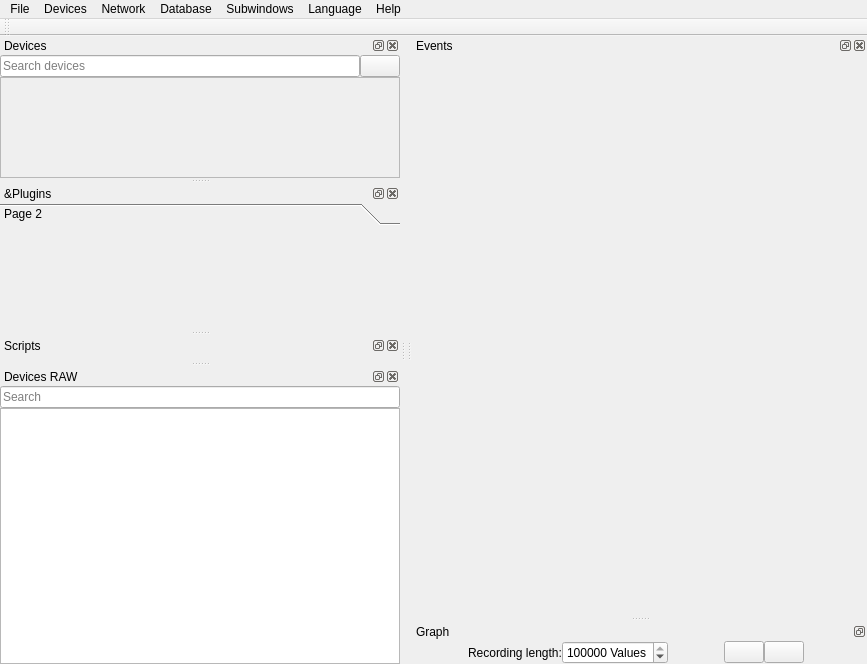
<?xml version="1.0" encoding="UTF-8"?>
<ui version="4.0">
 <class>MainWindow</class>
 <widget class="QMainWindow" name="MainWindow">
  <property name="geometry">
   <rect>
    <x>0</x>
    <y>0</y>
    <width>867</width>
    <height>664</height>
   </rect>
  </property>
  <property name="sizePolicy">
   <sizepolicy hsizetype="Preferred" vsizetype="Preferred">
    <horstretch>0</horstretch>
    <verstretch>0</verstretch>
   </sizepolicy>
  </property>
  <property name="windowTitle">
   <string>RealTime OpenControl</string>
  </property>
  <property name="dockOptions">
   <set>QMainWindow::AllowNestedDocks|QMainWindow::AllowTabbedDocks|QMainWindow::AnimatedDocks|QMainWindow::GroupedDragging</set>
  </property>
  <widget class="QWidget" name="centralwidget">
   <property name="sizePolicy">
    <sizepolicy hsizetype="Minimum" vsizetype="Minimum">
     <horstretch>0</horstretch>
     <verstretch>0</verstretch>
    </sizepolicy>
   </property>
   <property name="maximumSize">
    <size>
     <width>0</width>
     <height>0</height>
    </size>
   </property>
  </widget>
  <widget class="QDockWidget" name="deviceWidget">
   <property name="sizePolicy">
    <sizepolicy hsizetype="Ignored" vsizetype="Preferred">
     <horstretch>0</horstretch>
     <verstretch>0</verstretch>
    </sizepolicy>
   </property>
   <property name="maximumSize">
    <size>
     <width>400</width>
     <height>524287</height>
    </size>
   </property>
   <property name="statusTip">
    <string/>
   </property>
   <property name="inputMethodHints">
    <set>Qt::ImhNone</set>
   </property>
   <property name="floating">
    <bool>false</bool>
   </property>
   <property name="features">
    <set>QDockWidget::AllDockWidgetFeatures</set>
   </property>
   <property name="allowedAreas">
    <set>Qt::LeftDockWidgetArea|Qt::RightDockWidgetArea</set>
   </property>
   <property name="windowTitle">
    <string>Devices</string>
   </property>
   <attribute name="dockWidgetArea">
    <number>1</number>
   </attribute>
   <widget class="QWidget" name="dockWidgetContents_2">
    <property name="sizePolicy">
     <sizepolicy hsizetype="Ignored" vsizetype="Preferred">
      <horstretch>0</horstretch>
      <verstretch>0</verstretch>
     </sizepolicy>
    </property>
    <layout class="QVBoxLayout" name="verticalLayout_3">
     <property name="spacing">
      <number>0</number>
     </property>
     <property name="leftMargin">
      <number>0</number>
     </property>
     <property name="topMargin">
      <number>0</number>
     </property>
     <property name="rightMargin">
      <number>0</number>
     </property>
     <property name="bottomMargin">
      <number>0</number>
     </property>
     <item>
      <layout class="QHBoxLayout" name="horizontalLayout_2">
       <property name="topMargin">
        <number>0</number>
       </property>
       <item>
        <widget class="QLineEdit" name="searchEdit">
         <property name="sizePolicy">
          <sizepolicy hsizetype="Ignored" vsizetype="Minimum">
           <horstretch>0</horstretch>
           <verstretch>0</verstretch>
          </sizepolicy>
         </property>
         <property name="placeholderText">
          <string>Search devices</string>
         </property>
         <property name="clearButtonEnabled">
          <bool>true</bool>
         </property>
        </widget>
       </item>
       <item>
        <widget class="QPushButton" name="refreshDevicesButton">
         <property name="sizePolicy">
          <sizepolicy hsizetype="Maximum" vsizetype="Minimum">
           <horstretch>0</horstretch>
           <verstretch>0</verstretch>
          </sizepolicy>
         </property>
         <property name="text">
          <string/>
         </property>
         <property name="icon">
          <iconset>
           <normaloff>icons/blinking.png</normaloff>icons/blinking.png</iconset>
         </property>
        </widget>
       </item>
      </layout>
     </item>
     <item>
      <widget class="QScrollArea" name="scrollArea_2">
       <property name="sizePolicy">
        <sizepolicy hsizetype="Ignored" vsizetype="Expanding">
         <horstretch>0</horstretch>
         <verstretch>0</verstretch>
        </sizepolicy>
       </property>
       <property name="minimumSize">
        <size>
         <width>180</width>
         <height>0</height>
        </size>
       </property>
       <property name="widgetResizable">
        <bool>true</bool>
       </property>
       <widget class="QWidget" name="scrollAreaWidgetContents_2">
        <property name="geometry">
         <rect>
          <x>0</x>
          <y>0</y>
          <width>398</width>
          <height>88</height>
         </rect>
        </property>
        <property name="sizePolicy">
         <sizepolicy hsizetype="Ignored" vsizetype="Preferred">
          <horstretch>0</horstretch>
          <verstretch>0</verstretch>
         </sizepolicy>
        </property>
        <property name="minimumSize">
         <size>
          <width>0</width>
          <height>0</height>
         </size>
        </property>
        <layout class="QVBoxLayout" name="verticalLayout_13">
         <property name="spacing">
          <number>0</number>
         </property>
         <property name="leftMargin">
          <number>0</number>
         </property>
         <property name="topMargin">
          <number>0</number>
         </property>
         <property name="rightMargin">
          <number>0</number>
         </property>
         <property name="bottomMargin">
          <number>0</number>
         </property>
         <item>
          <layout class="QVBoxLayout" name="deviceLayout">
           <property name="spacing">
            <number>0</number>
           </property>
          </layout>
         </item>
         <item>
          <spacer name="verticalSpacer_3">
           <property name="orientation">
            <enum>Qt::Vertical</enum>
           </property>
           <property name="sizeHint" stdset="0">
            <size>
             <width>20</width>
             <height>0</height>
            </size>
           </property>
          </spacer>
         </item>
        </layout>
       </widget>
      </widget>
     </item>
    </layout>
   </widget>
  </widget>
  <widget class="QDockWidget" name="pluginsWidget">
   <property name="sizePolicy">
    <sizepolicy hsizetype="Ignored" vsizetype="Preferred">
     <horstretch>0</horstretch>
     <verstretch>0</verstretch>
    </sizepolicy>
   </property>
   <property name="statusTip">
    <string/>
   </property>
   <property name="floating">
    <bool>false</bool>
   </property>
   <property name="features">
    <set>QDockWidget::AllDockWidgetFeatures</set>
   </property>
   <property name="allowedAreas">
    <set>Qt::AllDockWidgetAreas</set>
   </property>
   <property name="windowTitle">
    <string>&amp;Plugins</string>
   </property>
   <attribute name="dockWidgetArea">
    <number>1</number>
   </attribute>
   <widget class="QWidget" name="dockWidgetContents_3">
    <layout class="QVBoxLayout" name="verticalLayout">
     <property name="spacing">
      <number>0</number>
     </property>
     <property name="leftMargin">
      <number>0</number>
     </property>
     <property name="topMargin">
      <number>0</number>
     </property>
     <property name="rightMargin">
      <number>0</number>
     </property>
     <property name="bottomMargin">
      <number>0</number>
     </property>
     <item>
      <widget class="QToolBox" name="pluginsBox">
       <property name="sizePolicy">
        <sizepolicy hsizetype="Preferred" vsizetype="Expanding">
         <horstretch>0</horstretch>
         <verstretch>0</verstretch>
        </sizepolicy>
       </property>
       <property name="currentIndex">
        <number>0</number>
       </property>
       <widget class="QWidget" name="page_2">
        <property name="geometry">
         <rect>
          <x>0</x>
          <y>0</y>
          <width>400</width>
          <height>98</height>
         </rect>
        </property>
        <attribute name="label">
         <string>Page 2</string>
        </attribute>
       </widget>
      </widget>
     </item>
    </layout>
   </widget>
  </widget>
  <widget class="QDockWidget" name="scriptDockWidget">
   <property name="sizePolicy">
    <sizepolicy hsizetype="Ignored" vsizetype="Preferred">
     <horstretch>0</horstretch>
     <verstretch>0</verstretch>
    </sizepolicy>
   </property>
   <property name="floating">
    <bool>false</bool>
   </property>
   <property name="features">
    <set>QDockWidget::AllDockWidgetFeatures</set>
   </property>
   <property name="windowTitle">
    <string>Scripts</string>
   </property>
   <attribute name="dockWidgetArea">
    <number>1</number>
   </attribute>
   <widget class="QWidget" name="dockWidgetContents_6">
    <layout class="QVBoxLayout" name="verticalLayout_2">
     <property name="spacing">
      <number>0</number>
     </property>
     <property name="leftMargin">
      <number>0</number>
     </property>
     <property name="topMargin">
      <number>0</number>
     </property>
     <property name="rightMargin">
      <number>0</number>
     </property>
     <property name="bottomMargin">
      <number>0</number>
     </property>
     <item>
      <layout class="QHBoxLayout" name="scriptLayout"/>
     </item>
    </layout>
   </widget>
  </widget>
  <widget class="QToolBar" name="toolBar">
   <property name="sizePolicy">
    <sizepolicy hsizetype="Minimum" vsizetype="Preferred">
     <horstretch>0</horstretch>
     <verstretch>0</verstretch>
    </sizepolicy>
   </property>
   <property name="windowTitle">
    <string>toolBar</string>
   </property>
   <attribute name="toolBarArea">
    <enum>TopToolBarArea</enum>
   </attribute>
   <attribute name="toolBarBreak">
    <bool>false</bool>
   </attribute>
  </widget>
  <widget class="QDockWidget" name="eventWidgets">
   <property name="sizePolicy">
    <sizepolicy hsizetype="Expanding" vsizetype="Ignored">
     <horstretch>0</horstretch>
     <verstretch>0</verstretch>
    </sizepolicy>
   </property>
   <property name="windowTitle">
    <string>Events</string>
   </property>
   <attribute name="dockWidgetArea">
    <number>2</number>
   </attribute>
   <widget class="QWidget" name="dockWidgetContents">
    <layout class="QVBoxLayout" name="verticalLayout_4">
     <item>
      <layout class="QHBoxLayout" name="eventLayout">
       <property name="spacing">
        <number>0</number>
       </property>
      </layout>
     </item>
    </layout>
   </widget>
  </widget>
  <widget class="QDockWidget" name="graphWidget">
   <property name="sizePolicy">
    <sizepolicy hsizetype="Expanding" vsizetype="Maximum">
     <horstretch>0</horstretch>
     <verstretch>0</verstretch>
    </sizepolicy>
   </property>
   <property name="floating">
    <bool>false</bool>
   </property>
   <property name="features">
    <set>QDockWidget::DockWidgetFloatable|QDockWidget::DockWidgetMovable</set>
   </property>
   <property name="windowTitle">
    <string>Graph</string>
   </property>
   <attribute name="dockWidgetArea">
    <number>2</number>
   </attribute>
   <widget class="QWidget" name="dockWidgetContents_5">
    <layout class="QVBoxLayout" name="verticalLayout_6">
     <property name="spacing">
      <number>0</number>
     </property>
     <property name="leftMargin">
      <number>0</number>
     </property>
     <property name="topMargin">
      <number>0</number>
     </property>
     <property name="rightMargin">
      <number>0</number>
     </property>
     <property name="bottomMargin">
      <number>0</number>
     </property>
     <item>
      <layout class="QHBoxLayout" name="horizontalLayout">
       <property name="spacing">
        <number>0</number>
       </property>
       <item>
        <spacer name="horizontalSpacer_2">
         <property name="orientation">
          <enum>Qt::Horizontal</enum>
         </property>
         <property name="sizeHint" stdset="0">
          <size>
           <width>0</width>
           <height>0</height>
          </size>
         </property>
        </spacer>
       </item>
       <item>
        <widget class="QLabel" name="label_2">
         <property name="text">
          <string>Recording length:</string>
         </property>
        </widget>
       </item>
       <item>
        <widget class="QSpinBox" name="maxLengthSpinBox">
         <property name="toolTip">
          <string/>
         </property>
         <property name="statusTip">
          <string/>
         </property>
         <property name="suffix">
          <string> Values</string>
         </property>
         <property name="maximum">
          <number>1000000000</number>
         </property>
         <property name="value">
          <number>500000</number>
         </property>
        </widget>
       </item>
       <item>
        <spacer name="horizontalSpacer">
         <property name="orientation">
          <enum>Qt::Horizontal</enum>
         </property>
         <property name="sizeHint" stdset="0">
          <size>
           <width>0</width>
           <height>0</height>
          </size>
         </property>
        </spacer>
       </item>
       <item>
        <widget class="QPushButton" name="clearButton">
         <property name="toolTip">
          <string>Delete all signals</string>
         </property>
         <property name="statusTip">
          <string>Delete all signals</string>
         </property>
         <property name="text">
          <string/>
         </property>
         <property name="icon">
          <iconset>
           <normaloff>icons/clear.png</normaloff>icons/clear.png</iconset>
         </property>
         <property name="iconSize">
          <size>
           <width>25</width>
           <height>25</height>
          </size>
         </property>
        </widget>
       </item>
       <item>
        <widget class="QPushButton" name="createGraphButton">
         <property name="toolTip">
          <string>Open new graph</string>
         </property>
         <property name="statusTip">
          <string>Open new graph</string>
         </property>
         <property name="text">
          <string/>
         </property>
         <property name="icon">
          <iconset>
           <normaloff>icons/graph.png</normaloff>icons/graph.png</iconset>
         </property>
         <property name="iconSize">
          <size>
           <width>25</width>
           <height>25</height>
          </size>
         </property>
        </widget>
       </item>
       <item>
        <spacer name="horizontalSpacer_3">
         <property name="orientation">
          <enum>Qt::Horizontal</enum>
         </property>
         <property name="sizeHint" stdset="0">
          <size>
           <width>0</width>
           <height>20</height>
          </size>
         </property>
        </spacer>
       </item>
       <item>
        <widget class="QLabel" name="drag_content">
         <property name="sizePolicy">
          <sizepolicy hsizetype="Preferred" vsizetype="Fixed">
           <horstretch>0</horstretch>
           <verstretch>0</verstretch>
          </sizepolicy>
         </property>
         <property name="acceptDrops">
          <bool>true</bool>
         </property>
         <property name="text">
          <string/>
         </property>
         <property name="alignment">
          <set>Qt::AlignCenter</set>
         </property>
        </widget>
       </item>
      </layout>
     </item>
     <item>
      <layout class="QVBoxLayout" name="plotLayout"/>
     </item>
    </layout>
   </widget>
  </widget>
  <widget class="QDockWidget" name="deviceRAWWidget">
   <property name="sizePolicy">
    <sizepolicy hsizetype="Ignored" vsizetype="Preferred">
     <horstretch>0</horstretch>
     <verstretch>0</verstretch>
    </sizepolicy>
   </property>
   <property name="floating">
    <bool>false</bool>
   </property>
   <property name="features">
    <set>QDockWidget::AllDockWidgetFeatures</set>
   </property>
   <property name="windowTitle">
    <string>Devices RAW</string>
   </property>
   <attribute name="dockWidgetArea">
    <number>1</number>
   </attribute>
   <widget class="QWidget" name="dockWidgetContents_4">
    <layout class="QVBoxLayout" name="verticalLayout_5">
     <property name="spacing">
      <number>0</number>
     </property>
     <property name="leftMargin">
      <number>0</number>
     </property>
     <property name="topMargin">
      <number>0</number>
     </property>
     <property name="rightMargin">
      <number>0</number>
     </property>
     <property name="bottomMargin">
      <number>0</number>
     </property>
     <item>
      <widget class="QLineEdit" name="pluginSearchInput">
       <property name="sizePolicy">
        <sizepolicy hsizetype="Ignored" vsizetype="Fixed">
         <horstretch>0</horstretch>
         <verstretch>0</verstretch>
        </sizepolicy>
       </property>
       <property name="text">
        <string/>
       </property>
       <property name="placeholderText">
        <string>Search</string>
       </property>
       <property name="clearButtonEnabled">
        <bool>true</bool>
       </property>
      </widget>
     </item>
     <item>
      <widget class="QListWidget" name="pluginCallWidget">
       <property name="sizePolicy">
        <sizepolicy hsizetype="Ignored" vsizetype="Expanding">
         <horstretch>0</horstretch>
         <verstretch>0</verstretch>
        </sizepolicy>
       </property>
       <property name="alternatingRowColors">
        <bool>true</bool>
       </property>
       <property name="selectionMode">
        <enum>QAbstractItemView::NoSelection</enum>
       </property>
       <property name="sortingEnabled">
        <bool>true</bool>
       </property>
      </widget>
     </item>
    </layout>
   </widget>
  </widget>
  <widget class="QMenuBar" name="menuBar">
   <property name="geometry">
    <rect>
     <x>0</x>
     <y>0</y>
     <width>867</width>
     <height>26</height>
    </rect>
   </property>
   <widget class="QMenu" name="menuDatei">
    <property name="statusTip">
     <string/>
    </property>
    <property name="tearOffEnabled">
     <bool>true</bool>
    </property>
    <property name="title">
     <string>File</string>
    </property>
    <property name="separatorsCollapsible">
     <bool>true</bool>
    </property>
    <property name="toolTipsVisible">
     <bool>true</bool>
    </property>
    <addaction name="loadSessionAction"/>
    <addaction name="saveSessionAction"/>
    <addaction name="separator"/>
    <addaction name="importDataAction"/>
    <addaction name="exportDataAction"/>
    <addaction name="separator"/>
    <addaction name="systemTrayAction"/>
    <addaction name="separator"/>
    <addaction name="settingsAction"/>
    <addaction name="separator"/>
    <addaction name="actionBeenden"/>
   </widget>
   <widget class="QMenu" name="menuFenster">
    <property name="statusTip">
     <string>Edit subwindows</string>
    </property>
    <property name="tearOffEnabled">
     <bool>true</bool>
    </property>
    <property name="title">
     <string>Subwindows</string>
    </property>
    <property name="separatorsCollapsible">
     <bool>true</bool>
    </property>
    <property name="toolTipsVisible">
     <bool>true</bool>
    </property>
    <addaction name="deviceWidgetToggle"/>
    <addaction name="pluginsWidgetToggle"/>
    <addaction name="scriptWidgetToggle"/>
    <addaction name="eventWidgetToggle"/>
    <addaction name="deviceRAWWidgetToggle"/>
   </widget>
   <widget class="QMenu" name="menuHilfe">
    <property name="tearOffEnabled">
     <bool>true</bool>
    </property>
    <property name="title">
     <string>Help</string>
    </property>
    <property name="icon">
     <iconset>
      <normaloff>icons/help.png</normaloff>icons/help.png</iconset>
    </property>
    <property name="separatorsCollapsible">
     <bool>true</bool>
    </property>
    <property name="toolTipsVisible">
     <bool>true</bool>
    </property>
    <addaction name="clearCacheAction"/>
    <addaction name="separator"/>
    <addaction name="helpAction"/>
    <addaction name="pluginRepoAction"/>
    <addaction name="separator"/>
    <addaction name="checkUpdatesAction"/>
    <addaction name="aboutAction"/>
   </widget>
   <widget class="QMenu" name="menuSprache">
    <property name="tearOffEnabled">
     <bool>true</bool>
    </property>
    <property name="title">
     <string>Language</string>
    </property>
    <property name="separatorsCollapsible">
     <bool>true</bool>
    </property>
    <property name="toolTipsVisible">
     <bool>true</bool>
    </property>
    <addaction name="actionDeutsch"/>
    <addaction name="actionEnglish"/>
   </widget>
   <widget class="QMenu" name="menuGer_te">
    <property name="tearOffEnabled">
     <bool>true</bool>
    </property>
    <property name="title">
     <string>Devices</string>
    </property>
    <property name="separatorsCollapsible">
     <bool>true</bool>
    </property>
    <property name="toolTipsVisible">
     <bool>true</bool>
    </property>
    <addaction name="getPluginsButton"/>
   </widget>
   <widget class="QMenu" name="menuNetzwerk">
    <property name="tearOffEnabled">
     <bool>true</bool>
    </property>
    <property name="title">
     <string>Network</string>
    </property>
    <property name="separatorsCollapsible">
     <bool>true</bool>
    </property>
    <property name="toolTipsVisible">
     <bool>true</bool>
    </property>
    <widget class="QMenu" name="menuTCP_Server_2">
     <property name="geometry">
      <rect>
       <x>0</x>
       <y>0</y>
       <width>196</width>
       <height>126</height>
      </rect>
     </property>
     <property name="title">
      <string>TCP - Server</string>
     </property>
     <addaction name="actionTCPServer_2"/>
     <addaction name="actionTCPPassword_2"/>
     <addaction name="actionTCPPort_2"/>
    </widget>
    <widget class="QMenu" name="MeniuTelegramBot">
     <property name="title">
      <string>Telegram-Bot</string>
     </property>
     <addaction name="actionTelegramBot_2"/>
     <addaction name="actionBotToken_2"/>
    </widget>
    <widget class="QMenu" name="menuMit_Remotehost_verbinden">
     <property name="title">
      <string>Connect to remote host</string>
     </property>
     <addaction name="actionNeuer_HOst"/>
     <addaction name="separator"/>
    </widget>
    <widget class="QMenu" name="menuAktive_Verbindungen">
     <property name="title">
      <string>Active connections</string>
     </property>
     <addaction name="actionkeine_3"/>
    </widget>
    <addaction name="menuTCP_Server_2"/>
    <addaction name="HTMLServerAction_2"/>
    <addaction name="MeniuTelegramBot"/>
    <addaction name="separator"/>
    <addaction name="menuMit_Remotehost_verbinden"/>
    <addaction name="menuAktive_Verbindungen"/>
    <addaction name="actionUpdate_Rate_1Hz_2"/>
    <addaction name="separator"/>
    <addaction name="actionSearchRTOCServer"/>
   </widget>
   <widget class="QMenu" name="menuDatenbank">
    <property name="title">
     <string>Database</string>
    </property>
    <addaction name="pullFromDatabaseAction"/>
    <addaction name="pushToDatabaseAction"/>
    <addaction name="exportDatabaseAction"/>
   </widget>
   <addaction name="menuDatei"/>
   <addaction name="menuGer_te"/>
   <addaction name="menuNetzwerk"/>
   <addaction name="menuDatenbank"/>
   <addaction name="menuFenster"/>
   <addaction name="menuSprache"/>
   <addaction name="menuHilfe"/>
  </widget>
  <action name="exportDataAction">
   <property name="text">
    <string>Export data</string>
   </property>
   <property name="statusTip">
    <string>Please use RIGHT CLICK in graph</string>
   </property>
  </action>
  <action name="actionBeenden">
   <property name="text">
    <string>Quit</string>
   </property>
  </action>
  <action name="stylePlotsAction">
   <property name="text">
    <string>Edit plot</string>
   </property>
   <property name="statusTip">
    <string/>
   </property>
  </action>
  <action name="actionPlot_exportieren">
   <property name="text">
    <string>Export plot</string>
   </property>
   <property name="statusTip">
    <string>Please use RIGHT CLICK in graph</string>
   </property>
  </action>
  <action name="actionFenster">
   <property name="text">
    <string>Windows</string>
   </property>
  </action>
  <action name="signalWidgetToggle">
   <property name="checkable">
    <bool>true</bool>
   </property>
   <property name="checked">
    <bool>true</bool>
   </property>
   <property name="text">
    <string>Signals</string>
   </property>
   <property name="statusTip">
    <string>Signals-Subwindow</string>
   </property>
  </action>
  <action name="deviceWidgetToggle">
   <property name="checkable">
    <bool>true</bool>
   </property>
   <property name="checked">
    <bool>true</bool>
   </property>
   <property name="text">
    <string>Devices</string>
   </property>
   <property name="statusTip">
    <string/>
   </property>
  </action>
  <action name="pluginsWidgetToggle">
   <property name="checkable">
    <bool>true</bool>
   </property>
   <property name="text">
    <string>Plugins</string>
   </property>
   <property name="statusTip">
    <string/>
   </property>
  </action>
  <action name="scriptWidgetToggle">
   <property name="checkable">
    <bool>true</bool>
   </property>
   <property name="text">
    <string>Scripts</string>
   </property>
   <property name="statusTip">
    <string/>
   </property>
  </action>
  <action name="loadScriptAction">
   <property name="text">
    <string>Load script</string>
   </property>
   <property name="statusTip">
    <string>Load script from file</string>
   </property>
  </action>
  <action name="saveScriptAction">
   <property name="text">
    <string>Save script</string>
   </property>
   <property name="statusTip">
    <string>Save script to file</string>
   </property>
  </action>
  <action name="saveSessionAction">
   <property name="text">
    <string>Save session</string>
   </property>
  </action>
  <action name="actionZuletzt_geladen">
   <property name="text">
    <string>Last edited</string>
   </property>
  </action>
  <action name="loadSessionAction">
   <property name="text">
    <string>Load session</string>
   </property>
  </action>
  <action name="helpAction">
   <property name="text">
    <string>RTOC Help</string>
   </property>
  </action>
  <action name="aboutAction">
   <property name="text">
    <string>About RTOC</string>
   </property>
  </action>
  <action name="importDataAction">
   <property name="text">
    <string>Import data</string>
   </property>
  </action>
  <action name="systemTrayAction">
   <property name="checkable">
    <bool>true</bool>
   </property>
   <property name="checked">
    <bool>true</bool>
   </property>
   <property name="text">
    <string>Minimize to SystemTray</string>
   </property>
  </action>
  <action name="multiprocessingListenerAction">
   <property name="checkable">
    <bool>true</bool>
   </property>
   <property name="text">
    <string>Multiproessing - Listener</string>
   </property>
  </action>
  <action name="actionDeutsch">
   <property name="checkable">
    <bool>true</bool>
   </property>
   <property name="text">
    <string>Deutsch</string>
   </property>
  </action>
  <action name="actionEnglish">
   <property name="checkable">
    <bool>true</bool>
   </property>
   <property name="text">
    <string>English</string>
   </property>
  </action>
  <action name="eventWidgetToggle">
   <property name="checkable">
    <bool>true</bool>
   </property>
   <property name="text">
    <string>Events</string>
   </property>
  </action>
  <action name="actionBotToken">
   <property name="text">
    <string>Enter bot-token</string>
   </property>
  </action>
  <action name="actionTelegramBot">
   <property name="checkable">
    <bool>true</bool>
   </property>
   <property name="text">
    <string>Activate</string>
   </property>
  </action>
  <action name="HTMLServerAction">
   <property name="checkable">
    <bool>true</bool>
   </property>
   <property name="text">
    <string>RTOC - Web</string>
   </property>
  </action>
  <action name="actionTCPServer">
   <property name="checkable">
    <bool>true</bool>
   </property>
   <property name="text">
    <string>Activate</string>
   </property>
  </action>
  <action name="actionTCPPassword">
   <property name="text">
    <string>Password protection</string>
   </property>
  </action>
  <action name="checkUpdatesAction">
   <property name="text">
    <string>Check for updates</string>
   </property>
  </action>
  <action name="actionTCPPort">
   <property name="text">
    <string>Port: 5050</string>
   </property>
  </action>
  <action name="clearCacheAction">
   <property name="text">
    <string>Clear cache</string>
   </property>
  </action>
  <action name="pluginRepoAction">
   <property name="text">
    <string>Plugin-Repository</string>
   </property>
  </action>
  <action name="getPluginsButton">
   <property name="text">
    <string>Add/remove devices</string>
   </property>
  </action>
  <action name="actionTCPServer_2">
   <property name="checkable">
    <bool>true</bool>
   </property>
   <property name="text">
    <string>Activate</string>
   </property>
  </action>
  <action name="actionTCPPassword_2">
   <property name="text">
    <string>Password protection</string>
   </property>
  </action>
  <action name="actionTCPPort_2">
   <property name="text">
    <string>Port: 5050</string>
   </property>
  </action>
  <action name="HTMLServerAction_2">
   <property name="checkable">
    <bool>true</bool>
   </property>
   <property name="text">
    <string>RTOC - Web</string>
   </property>
  </action>
  <action name="actionTelegramBot_2">
   <property name="checkable">
    <bool>true</bool>
   </property>
   <property name="text">
    <string>Active</string>
   </property>
  </action>
  <action name="actionBotToken_2">
   <property name="text">
    <string>Enter Bot-Token</string>
   </property>
  </action>
  <action name="action0_St_ndlich">
   <property name="text">
    <string>Set Backup-Interval</string>
   </property>
  </action>
  <action name="action0_T_glich">
   <property name="text">
    <string>Daily</string>
   </property>
  </action>
  <action name="actionSetBackupDir">
   <property name="text">
    <string>Set Backup-Path</string>
   </property>
  </action>
  <action name="actionDeleteBackups">
   <property name="text">
    <string>Delete Backups</string>
   </property>
  </action>
  <action name="actionBackup_1">
   <property name="text">
    <string>Backup 1</string>
   </property>
  </action>
  <action name="actionBackupSettings">
   <property name="text">
    <string>Settings</string>
   </property>
  </action>
  <action name="actionNeuer_Host">
   <property name="text">
    <string>New Host</string>
   </property>
  </action>
  <action name="actionkeine">
   <property name="text">
    <string>None</string>
   </property>
  </action>
  <action name="actionUpdate_Rate_1_Hz">
   <property name="text">
    <string>Update-Rate: 1 Hz</string>
   </property>
  </action>
  <action name="actionRTOC_Server_suchen">
   <property name="text">
    <string>Search RTOC-Servers</string>
   </property>
  </action>
  <action name="actionSetBackupIntervall">
   <property name="text">
    <string>Backout-Interval: daily</string>
   </property>
  </action>
  <action name="deviceRAWWidgetToggle">
   <property name="checkable">
    <bool>true</bool>
   </property>
   <property name="text">
    <string>Devices RAW</string>
   </property>
  </action>
  <action name="actionUpdate_Rate_1Hz">
   <property name="text">
    <string>Update-Rate: 1Hz</string>
   </property>
  </action>
  <action name="actionRTOC_Server_suchen_2">
   <property name="text">
    <string>RTOC-Server suchen</string>
   </property>
  </action>
  <action name="actionNeuer_Host_2">
   <property name="text">
    <string>Neuer Host</string>
   </property>
  </action>
  <action name="actionkeine_2">
   <property name="text">
    <string>keine</string>
   </property>
  </action>
  <action name="actionUpdate_Rate_1Hz_2">
   <property name="text">
    <string>Update-Rate: 1Hz</string>
   </property>
   <property name="toolTip">
    <string>Update-Rate: 1Hz</string>
   </property>
  </action>
  <action name="actionNeuer_HOst">
   <property name="text">
    <string>Neuer Host</string>
   </property>
   <property name="toolTip">
    <string>Neuer Host</string>
   </property>
  </action>
  <action name="actionkeine_3">
   <property name="text">
    <string>keine</string>
   </property>
   <property name="toolTip">
    <string>keine</string>
   </property>
  </action>
  <action name="actionSearchRTOCServer">
   <property name="text">
    <string>Search RTOC-Server</string>
   </property>
   <property name="toolTip">
    <string>Search RTOC-Server</string>
   </property>
  </action>
  <action name="ConsoleWidgetToggle">
   <property name="checkable">
    <bool>true</bool>
   </property>
   <property name="text">
    <string>Console</string>
   </property>
  </action>
  <action name="settingsAction">
   <property name="text">
    <string>Settings</string>
   </property>
  </action>
  <action name="pullFromDatabaseAction">
   <property name="text">
    <string>Push local data to database (backup)</string>
   </property>
  </action>
  <action name="pushToDatabaseAction">
   <property name="text">
    <string>Replace local data with data from database</string>
   </property>
  </action>
  <action name="exportDatabaseAction">
   <property name="text">
    <string>Export database</string>
   </property>
  </action>
 </widget>
 <resources/>
 <connections>
  <connection>
   <sender>actionBeenden</sender>
   <signal>triggered()</signal>
   <receiver>MainWindow</receiver>
   <slot>close()</slot>
   <hints>
    <hint type="sourcelabel">
     <x>-1</x>
     <y>-1</y>
    </hint>
    <hint type="destinationlabel">
     <x>463</x>
     <y>398</y>
    </hint>
   </hints>
  </connection>
 </connections>
</ui>
